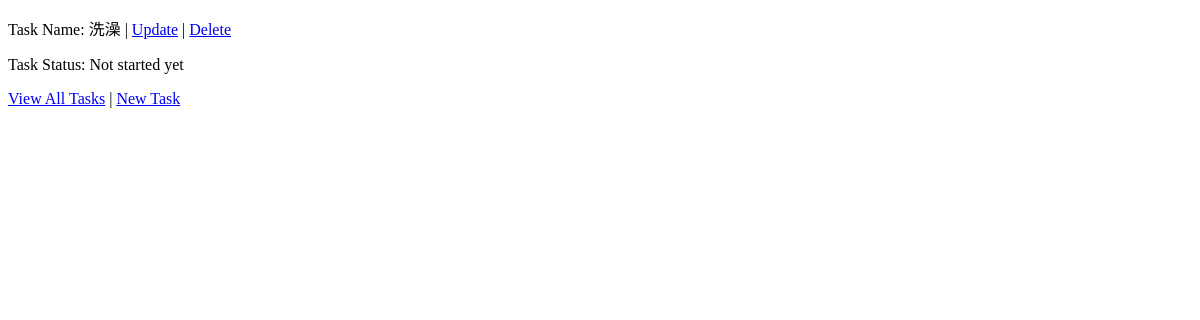
/tasks/9/, run on an earlier commit of the app's database.
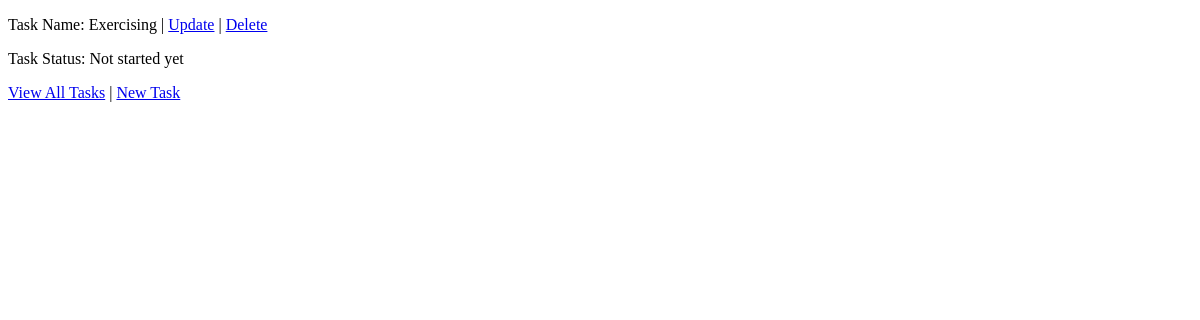
And on a later commit of the database.
### tasks/models.py (models this page shows, shortened)
class Task(models.Model):
    name = models.CharField(verbose_name="Task name", max_length=65, unique=True)
    status = models.CharField(verbose_name="Task status", max_length=1, choices=Status.choices)

### tasks/views.py (the view)
# urls.py: re_path(r'^(?P<pk>\d+)/$', views.TaskDetailView.as_view(), name='task_detail'),
class TaskDetailView(DetailView):
    model = Task

### tasks/templates/tasks/task_detail.html (shortened to what this page needs)
<!DOCTYPE html>
<html lang="en">
<head>
</head>
<body>
<p> Task Name: {{ task.name }} | <a href="{% url 'tasks:task_update' task.id %}">Update</a> |
    <a href="{% url 'tasks:task_delete' task.id %}">Delete</a>
</p>
<p> Task Status: {{ task.get_status_display }} </p>
<p> <a href="{% url 'tasks:task_list' %}">View All Tasks</a> |
    <a href="{% url 'tasks:task_create'%}">New Task</a>
</p>
</body>
</html>

What changed in the data, as far as the page shows it:
changed Task "Not started yet": name "洗澡" → "Exercising"
